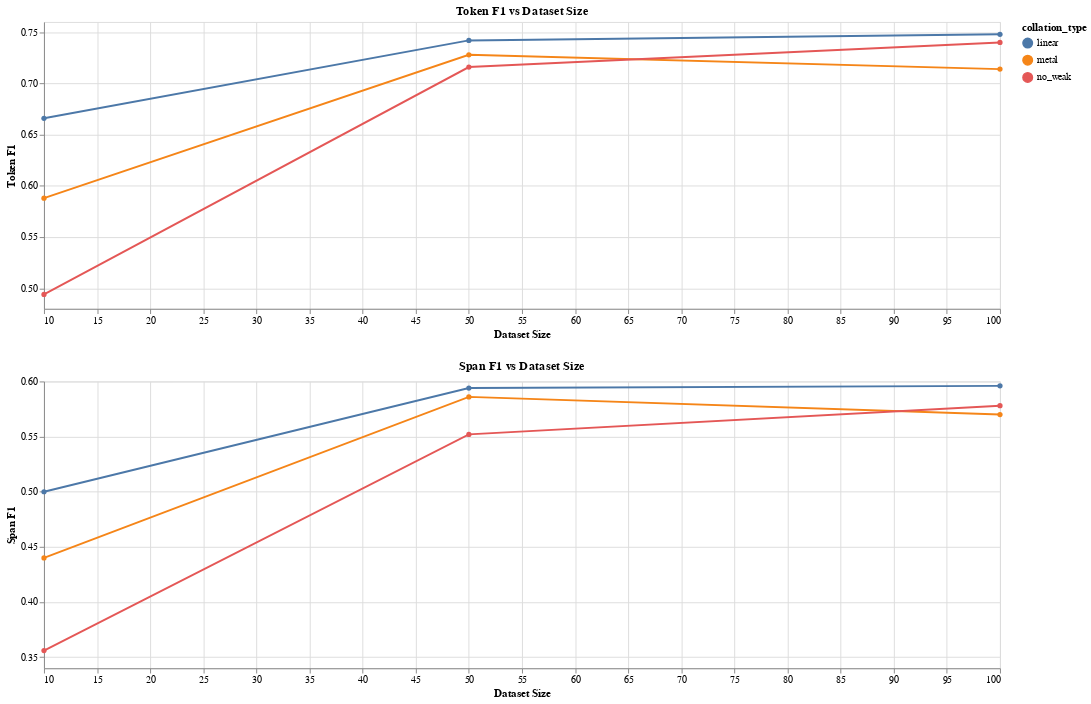

Notebook source saved alongside this figure:
### Code cell
def metric_graph(data_frame: pd.DataFrame, metric: str, train_method: str) -> alt.Chart:
    def filter_graph(chart: alt.Chart) -> alt.Chart:
        return chart.transform_filter(
            alt.datum.metric_name == metric
        ).transform_filter(
            alt.datum.weak_train_method == train_method,
        ).transform_filter(
            alt.datum.collation_type != 'intersection'
        ).transform_filter(
            alt.datum.collation_type != 'union'
        )

    base = alt.Chart(data_frame, title=f'{metric} vs Dataset Size')
    line = filter_graph(base.mark_line(point=True).encode(
        x=alt.X('step', title='Dataset Size'),
        y=alt.Y('mean(metric_val)', title=metric, scale=alt.Scale(zero=False)),
        color='collation_type:N',
    ))
    
    confidence_interval = filter_graph(base.mark_area(opacity=0.3).encode(
        x=alt.X('step'),
        y=alt.Y('ci0(metric_val):Q'),
        y2='ci1(metric_val):Q',
        color='collation_type:N',
    ))

    return (line).properties(width=1000)
metric_graph(data_frame, 'Token F1', 'fine_tune') & metric_graph(data_frame, 'Span F1', 'fine_tune')

### Figure 1 — Vega-Lite specification as saved in the notebook (floating-point values rounded to 4 significant figures; data arrays with more than 128 entries replaced by an {"elided": "..."} marker saying what was removed)
{"$schema": "https://vega.github.io/schema/vega-lite/v2.6.0.json", "config": {"view": {"height": 300, "width": 400}}, "datasets": {"data-63b5af23599dfe47cc7ea492ebedee2d": {"elided": "600 records"}}, "vconcat": [{"data": {"name": "data-63b5af23599dfe47cc7ea492ebedee2d"}, "encoding": {"color": {"field": "collation_type", "type": "nominal"}, "x": {"field": "step", "title": "Dataset Size", "type": "quantitative"}, "y": {"aggregate": "mean", "field": "metric_val", "scale": {"zero": false}, "title": "Token F1", "type": "quantitative"}}, "mark": {"point": true, "type": "line"}, "title": "Token F1 vs Dataset Size", "transform": [{"filter": "(datum.metric_name === 'Token F1')"}, {"filter": "(datum.weak_train_method === 'fine_tune')"}, {"filter": "(datum.collation_type !== 'intersection')"}, {"filter": "(datum.collation_type !== 'union')"}], "width": 1000}, {"data": {"name": "data-63b5af23599dfe47cc7ea492ebedee2d"}, "encoding": {"color": {"field": "collation_type", "type": "nominal"}, "x": {"field": "step", "title": "Dataset Size", "type": "quantitative"}, "y": {"aggregate": "mean", "field": "metric_val", "scale": {"zero": false}, "title": "Span F1", "type": "quantitative"}}, "mark": {"point": true, "type": "line"}, "title": "Span F1 vs Dataset Size", "transform": [{"filter": "(datum.metric_name === 'Span F1')"}, {"filter": "(datum.weak_train_method === 'fine_tune')"}, {"filter": "(datum.collation_type !== 'intersection')"}, {"filter": "(datum.collation_type !== 'union')"}], "width": 1000}]}
